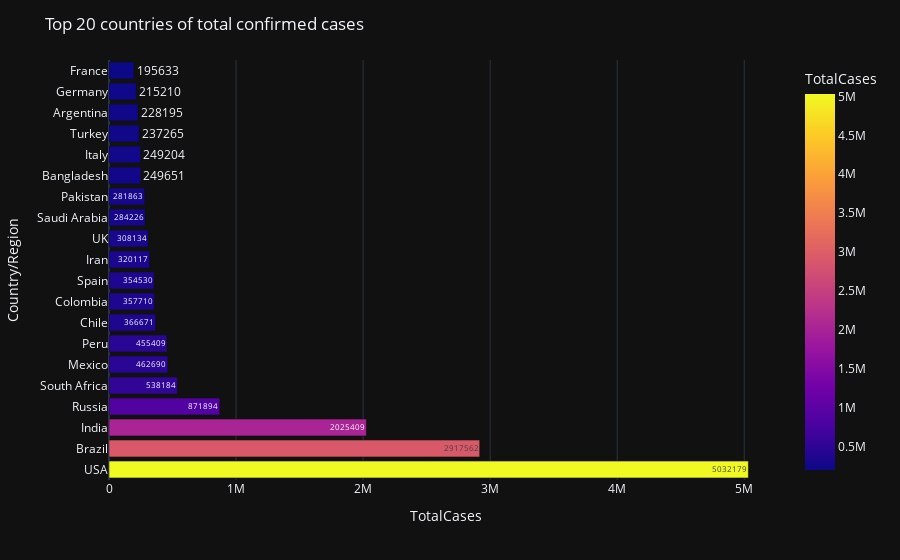

The cell this chart's notebook holds for it:
### Code cell
#Top 20 countries of total confirmed cases
fig=px.bar(world_data.iloc[0:20], y='Country/Region', x='TotalCases',color='TotalCases',text='TotalCases')
fig.update_layout(template='plotly_dark', title_text='Top 20 countries of total confirmed cases')
fig.show()

### Figure 1 — Plotly figure (JSON) as saved in the notebook; plotly's stock layout.template omitted (floating-point values rounded to 4 significant figures)
{"data": [{"alignmentgroup": "True", "hovertemplate": "TotalCases=%{marker.color}<br>Country/Region=%{y}<extra></extra>", "legendgroup": "", "marker": {"color": [5032179, 2917562, 2025409, 871894, 538184, 462690, 455409, 366671, 357710, 354530, 320117, 308134, 284226, 281863, 249651, 249204, 237265, 228195, 215210, 195633], "coloraxis": "coloraxis", "pattern": {"shape": ""}}, "name": "", "offsetgroup": "", "orientation": "h", "showlegend": false, "text": [5032179, 2917562, 2025409, 871894, 538184, 462690, 455409, 366671, 357710, 354530, 320117, 308134, 284226, 281863, 249651, 249204, 237265, 228195, 215210, 195633], "textposition": "auto", "type": "bar", "x": [5032179, 2917562, 2025409, 871894, 538184, 462690, 455409, 366671, 357710, 354530, 320117, 308134, 284226, 281863, 249651, 249204, 237265, 228195, 215210, 195633], "xaxis": "x", "y": ["USA", "Brazil", "India", "Russia", "South Africa", "Mexico", "Peru", "Chile", "Colombia", "Spain", "Iran", "UK", "Saudi Arabia", "Pakistan", "Bangladesh", "Italy", "Turkey", "Argentina", "Germany", "France"], "yaxis": "y"}], "layout": {"barmode": "relative", "coloraxis": {"colorbar": {"title": {"text": "TotalCases"}}, "colorscale": [[0, "#0d0887"], [0.1111, "#46039f"], [0.2222, "#7201a8"], [0.3333, "#9c179e"], [0.4444, "#bd3786"], [0.5556, "#d8576b"], [0.6667, "#ed7953"], [0.7778, "#fb9f3a"], [0.8889, "#fdca26"], [1, "#f0f921"]]}, "legend": {"tracegroupgap": 0}, "margin": {"t": 60}, "title": {"text": "Top 20 countries of total confirmed cases"}, "xaxis": {"anchor": "y", "domain": [0, 1], "title": {"text": "TotalCases"}}, "yaxis": {"anchor": "x", "domain": [0, 1], "title": {"text": "Country/Region"}}}}
